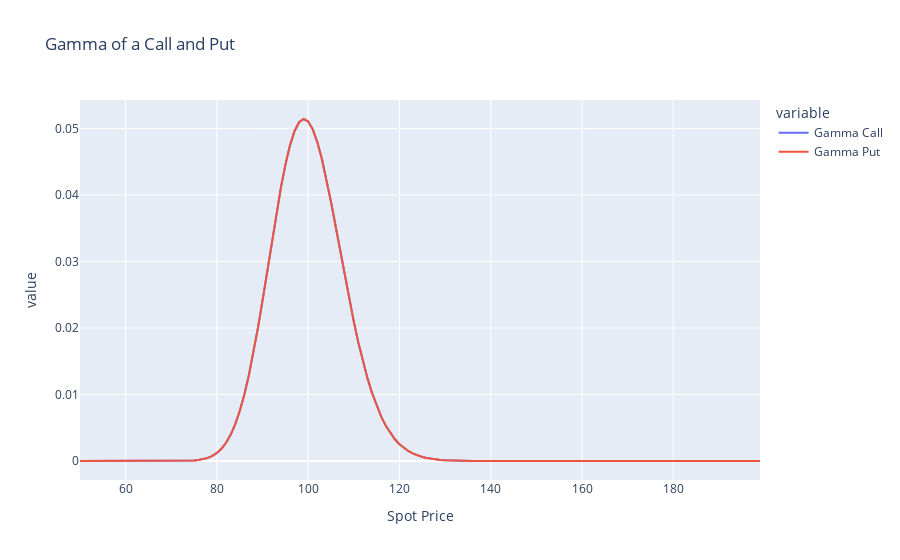

Notebook code cell kept with this figure:
### Code cell
df=pd.DataFrame({"Gamma Call":list_gamma_call, "Gamma Put":list_gamma_put, "Spot Price":spot})
df.set_index("Spot Price", inplace = True)
px.line(df, title='Gamma of a Call and Put')

### Figure 1 — Plotly figure (JSON) as saved in the notebook; plotly's stock layout.template omitted (floating-point values rounded to 4 significant figures; data arrays with more than 128 entries replaced by an {"elided": "..."} marker saying what was removed)
{"data": [{"hovertemplate": "variable=Gamma Call<br>Spot Price=%{x}<br>value=%{y}<extra></extra>", "legendgroup": "Gamma Call", "line": {"color": "#636efa", "dash": "solid"}, "marker": {"symbol": "circle"}, "mode": "lines", "name": "Gamma Call", "orientation": "v", "showlegend": true, "type": "scatter", "x": {"elided": "150 int values"}, "xaxis": "x", "y": {"elided": "150 float values"}, "yaxis": "y"}, {"hovertemplate": "variable=Gamma Put<br>Spot Price=%{x}<br>value=%{y}<extra></extra>", "legendgroup": "Gamma Put", "line": {"color": "#EF553B", "dash": "solid"}, "marker": {"symbol": "circle"}, "mode": "lines", "name": "Gamma Put", "orientation": "v", "showlegend": true, "type": "scatter", "x": {"elided": "150 int values"}, "xaxis": "x", "y": {"elided": "150 float values"}, "yaxis": "y"}], "layout": {"legend": {"title": {"text": "variable"}, "tracegroupgap": 0}, "title": {"text": "Gamma of a Call and Put"}, "xaxis": {"anchor": "y", "domain": [0, 1], "title": {"text": "Spot Price"}}, "yaxis": {"anchor": "x", "domain": [0, 1], "title": {"text": "value"}}}}
